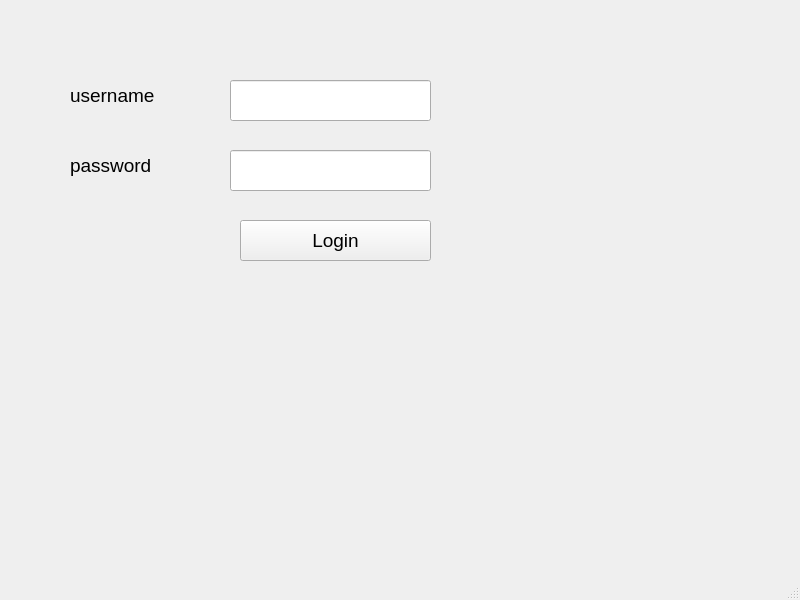
<?xml version="1.0" encoding="UTF-8"?>
<ui version="4.0">
 <class>MainWindow</class>
 <widget class="QMainWindow" name="MainWindow">
  <property name="geometry">
   <rect>
    <x>0</x>
    <y>0</y>
    <width>800</width>
    <height>600</height>
   </rect>
  </property>
  <property name="windowTitle">
   <string>MainWindow</string>
  </property>
  <widget class="QWidget" name="centralwidget">
   <widget class="QLabel" name="label">
    <property name="geometry">
     <rect>
      <x>70</x>
      <y>80</y>
      <width>121</width>
      <height>31</height>
     </rect>
    </property>
    <property name="font">
     <font>
      <pointsize>14</pointsize>
     </font>
    </property>
    <property name="text">
     <string>username</string>
    </property>
   </widget>
   <widget class="QLineEdit" name="textUsername">
    <property name="geometry">
     <rect>
      <x>230</x>
      <y>80</y>
      <width>201</width>
      <height>41</height>
     </rect>
    </property>
    <property name="font">
     <font>
      <pointsize>14</pointsize>
     </font>
    </property>
   </widget>
   <widget class="QLineEdit" name="textPassword">
    <property name="geometry">
     <rect>
      <x>230</x>
      <y>150</y>
      <width>201</width>
      <height>41</height>
     </rect>
    </property>
    <property name="font">
     <font>
      <pointsize>14</pointsize>
     </font>
    </property>
   </widget>
   <widget class="QLabel" name="label_2">
    <property name="geometry">
     <rect>
      <x>70</x>
      <y>150</y>
      <width>121</width>
      <height>31</height>
     </rect>
    </property>
    <property name="font">
     <font>
      <pointsize>14</pointsize>
     </font>
    </property>
    <property name="text">
     <string>password</string>
    </property>
   </widget>
   <widget class="QPushButton" name="btnLogin">
    <property name="geometry">
     <rect>
      <x>240</x>
      <y>220</y>
      <width>191</width>
      <height>41</height>
     </rect>
    </property>
    <property name="font">
     <font>
      <pointsize>14</pointsize>
     </font>
    </property>
    <property name="text">
     <string>Login</string>
    </property>
   </widget>
  </widget>
  <widget class="QMenuBar" name="menubar">
   <property name="geometry">
    <rect>
     <x>0</x>
     <y>0</y>
     <width>800</width>
     <height>22</height>
    </rect>
   </property>
  </widget>
  <widget class="QStatusBar" name="statusbar"/>
 </widget>
 <resources/>
 <connections/>
</ui>
